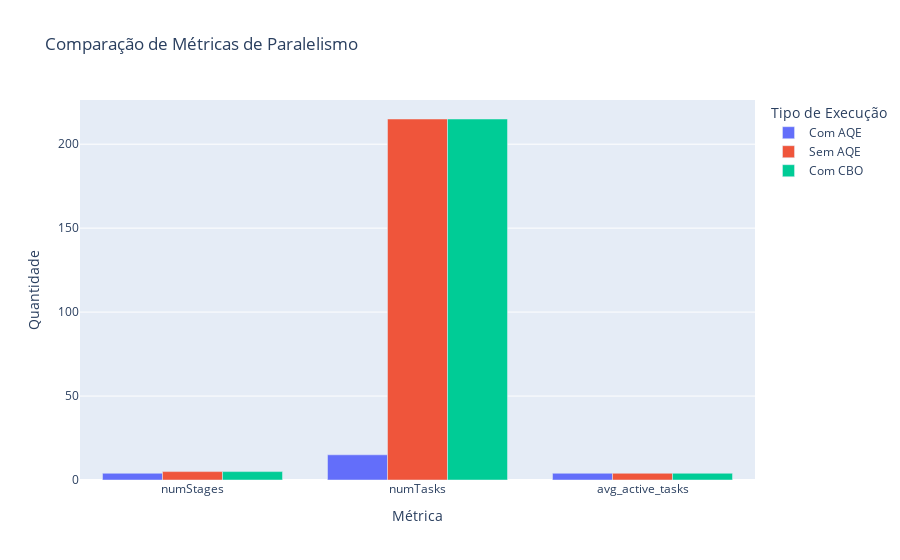

This figure's notebook cell:
### Code cell
# Criar um gráfico de barras para métricas de paralelismo
parallelism_metrics = ["numStages", "numTasks", "avg_active_tasks"]
fig_parallelism = px.bar(
    df_combined.melt(
        id_vars=['execution_type', 'query'],
        value_vars=parallelism_metrics,
        var_name='metric',
        value_name='value'
    ),
    x='metric',
    y='value',
    color='execution_type',
    barmode='group',
    title='Comparação de Métricas de Paralelismo',
    labels={'value': 'Quantidade', 'metric': 'Métrica', 'execution_type': 'Tipo de Execução'}
)
fig_parallelism.show()

### Figure 1 — Plotly figure (JSON) as saved in the notebook; plotly's stock layout.template omitted (floating-point values rounded to 4 significant figures)
{"data": [{"alignmentgroup": "True", "hovertemplate": "Tipo de Execução=Com AQE<br>Métrica=%{x}<br>Quantidade=%{y}<extra></extra>", "legendgroup": "Com AQE", "marker": {"color": "#636efa", "pattern": {"shape": ""}}, "name": "Com AQE", "offsetgroup": "Com AQE", "orientation": "v", "showlegend": true, "textposition": "auto", "type": "bar", "x": ["numStages", "numTasks", "avg_active_tasks"], "xaxis": "x", "y": [4, 15, 4], "yaxis": "y"}, {"alignmentgroup": "True", "hovertemplate": "Tipo de Execução=Sem AQE<br>Métrica=%{x}<br>Quantidade=%{y}<extra></extra>", "legendgroup": "Sem AQE", "marker": {"color": "#EF553B", "pattern": {"shape": ""}}, "name": "Sem AQE", "offsetgroup": "Sem AQE", "orientation": "v", "showlegend": true, "textposition": "auto", "type": "bar", "x": ["numStages", "numTasks", "avg_active_tasks"], "xaxis": "x", "y": [5, 215, 4], "yaxis": "y"}, {"alignmentgroup": "True", "hovertemplate": "Tipo de Execução=Com CBO<br>Métrica=%{x}<br>Quantidade=%{y}<extra></extra>", "legendgroup": "Com CBO", "marker": {"color": "#00cc96", "pattern": {"shape": ""}}, "name": "Com CBO", "offsetgroup": "Com CBO", "orientation": "v", "showlegend": true, "textposition": "auto", "type": "bar", "x": ["numStages", "numTasks", "avg_active_tasks"], "xaxis": "x", "y": [5, 215, 4], "yaxis": "y"}], "layout": {"barmode": "group", "legend": {"title": {"text": "Tipo de Execução"}, "tracegroupgap": 0}, "title": {"text": "Comparação de Métricas de Paralelismo"}, "xaxis": {"anchor": "y", "domain": [0, 1], "title": {"text": "Métrica"}}, "yaxis": {"anchor": "x", "domain": [0, 1], "title": {"text": "Quantidade"}}}}
